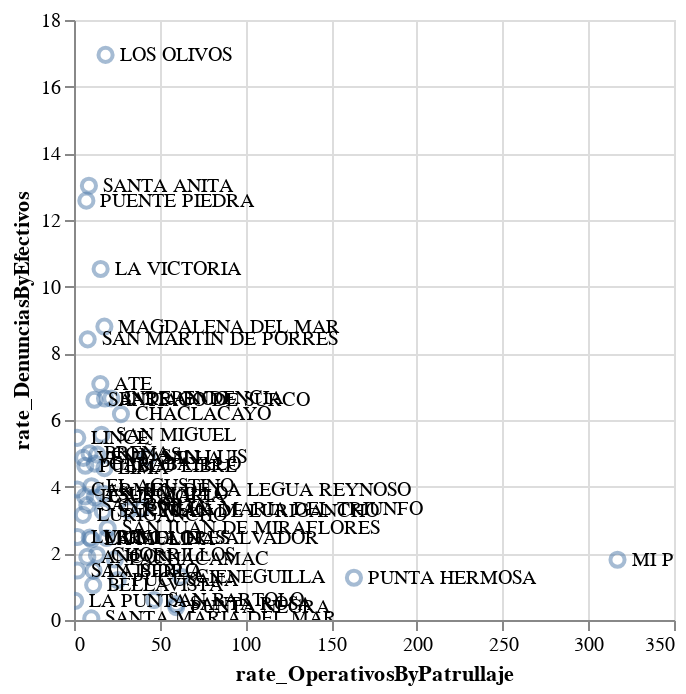

Source (notebook cell):
### Code cell
import warnings
warnings.filterwarnings("ignore")

import altair as alt

# Creación del gráfico de puntos con tamaño reducido y transparencia
points = alt.Chart(pnp).mark_point(size=50, opacity=0.5).encode(
    x='rate_OperativosByPatrullaje:Q',
    y='rate_DenunciasByEfectivos:Q'
).interactive()  # Habilitar interactividad para el gráfico

# Ajuste del texto para mejor visualización
text = points.mark_text(
    align='left',    # Alineación del texto a la izquierda
    baseline='middle',
    dx=7,            # Distancia horizontal para evitar traslapes con el punto
    fontSize=10,     # Ajuste del tamaño de fuente
).encode(
    text='DISTRITO'
)

points + text

### Figure 1 — Vega-Lite specification as saved in the notebook (floating-point values rounded to 4 significant figures)
{"config": {"view": {"continuousWidth": 300, "continuousHeight": 300}}, "layer": [{"mark": {"type": "point", "opacity": 0.5, "size": 50}, "encoding": {"x": {"field": "rate_OperativosByPatrullaje", "type": "quantitative"}, "y": {"field": "rate_DenunciasByEfectivos", "type": "quantitative"}}, "name": "view_3"}, {"mark": {"type": "text", "align": "left", "baseline": "middle", "dx": 7, "fontSize": 10}, "encoding": {"text": {"field": "DISTRITO", "type": "nominal"}, "x": {"field": "rate_OperativosByPatrullaje", "type": "quantitative"}, "y": {"field": "rate_DenunciasByEfectivos", "type": "quantitative"}}}], "data": {"name": "data-aec69d207ce3e9079658ec7ce72a71ee"}, "params": [{"name": "param_3", "select": {"type": "interval", "encodings": ["x", "y"]}, "bind": "scales", "views": ["view_3"]}], "$schema": "https://vega.github.io/schema/vega-lite/v5.8.0.json", "datasets": {"data-aec69d207ce3e9079658ec7ce72a71ee": [{"DISTRITO": "ANCON", "EFECTIVOS": 160, "PATRULLAJE": 74, "PROGRAMAS": 53, "OPERATIVOS": 576, "DENUNCIAS": 303, "rate_OperativosByPatrullaje": 7.784, "rate_DenunciasByEfectivos": 1.894}, {"DISTRITO": "ATE", "EFECTIVOS": 736, "PATRULLAJE": 246, "PROGRAMAS": 11959, "OPERATIVOS": 3779, "DENUNCIAS": 5210, "rate_OperativosByPatrullaje": 15.36, "rate_DenunciasByEfectivos": 7.079}, {"DISTRITO": "BARRANCO", "EFECTIVOS": 264, "PATRULLAJE": 62, "PROGRAMAS": 93, "OPERATIVOS": 1122, "DENUNCIAS": 1754, "rate_OperativosByPatrullaje": 18.1, "rate_DenunciasByEfectivos": 6.644}, {"DISTRITO": "BELLAVISTA", "EFECTIVOS": 315, "PATRULLAJE": 125, "PROGRAMAS": 216, "OPERATIVOS": 1399, "DENUNCIAS": 330, "rate_OperativosByPatrullaje": 11.19, "rate_DenunciasByEfectivos": 1.048}, {"DISTRITO": "BREÑA", "EFECTIVOS": 432, "PATRULLAJE": 231, "PROGRAMAS": 32, "OPERATIVOS": 2099, "DENUNCIAS": 2159, "rate_OperativosByPatrullaje": 9.087, "rate_DenunciasByEfectivos": 4.998}, {"DISTRITO": "CALLAO", "EFECTIVOS": 1892, "PATRULLAJE": 884, "PROGRAMAS": 282, "OPERATIVOS": 10735, "DENUNCIAS": 6962, "rate_OperativosByPatrullaje": 12.14, "rate_DenunciasByEfectivos": 3.68}, {"DISTRITO": "CARABAYLLO", "EFECTIVOS": 538, "PATRULLAJE": 221, "PROGRAMAS": 819, "OPERATIVOS": 2686, "DENUNCIAS": 2525, "rate_OperativosByPatrullaje": 12.15, "rate_DenunciasByEfectivos": 4.693}, {"DISTRITO": "CARMEN DE LA LEGUA REYNOSO", "EFECTIVOS": 151, "PATRULLAJE": 82, "PROGRAMAS": 3, "OPERATIVOS": 159, "DENUNCIAS": 591, "rate_OperativosByPatrullaje": 1.939, "rate_DenunciasByEfectivos": 3.914}, {"DISTRITO": "CHACLACAYO", "EFECTIVOS": 136, "PATRULLAJE": 34, "PROGRAMAS": 50, "OPERATIVOS": 931, "DENUNCIAS": 840, "rate_OperativosByPatrullaje": 27.38, "rate_DenunciasByEfectivos": 6.176}, {"DISTRITO": "CHORRILLOS", "EFECTIVOS": 794, "PATRULLAJE": 291, "PROGRAMAS": 211, "OPERATIVOS": 3893, "DENUNCIAS": 1548, "rate_OperativosByPatrullaje": 13.38, "rate_DenunciasByEfectivos": 1.95}, {"DISTRITO": "CIENEGUILLA", "EFECTIVOS": 134, "PATRULLAJE": 54, "PROGRAMAS": 78, "OPERATIVOS": 3368, "DENUNCIAS": 174, "rate_OperativosByPatrullaje": 62.37, "rate_DenunciasByEfectivos": 1.299}, {"DISTRITO": "COMAS", "EFECTIVOS": 934, "PATRULLAJE": 389, "PROGRAMAS": 275, "OPERATIVOS": 5264, "DENUNCIAS": 4634, "rate_OperativosByPatrullaje": 13.53, "rate_DenunciasByEfectivos": 4.961}, {"DISTRITO": "EL AGUSTINO", "EFECTIVOS": 707, "PATRULLAJE": 284, "PROGRAMAS": 167, "OPERATIVOS": 2907, "DENUNCIAS": 2837, "rate_OperativosByPatrullaje": 10.24, "rate_DenunciasByEfectivos": 4.013}, {"DISTRITO": "INDEPENDENCIA", "EFECTIVOS": 540, "PATRULLAJE": 217, "PROGRAMAS": 167, "OPERATIVOS": 4713, "DENUNCIAS": 3589, "rate_OperativosByPatrullaje": 21.72, "rate_DenunciasByEfectivos": 6.646}, {"DISTRITO": "JESUS MARIA", "EFECTIVOS": 190, "PATRULLAJE": 68, "PROGRAMAS": 17, "OPERATIVOS": 440, "DENUNCIAS": 705, "rate_OperativosByPatrullaje": 6.471, "rate_DenunciasByEfectivos": 3.711}, {"DISTRITO": "LA MOLINA", "EFECTIVOS": 385, "PATRULLAJE": 163, "PROGRAMAS": 254, "OPERATIVOS": 1653, "DENUNCIAS": 933, "rate_OperativosByPatrullaje": 10.14, "rate_DenunciasByEfectivos": 2.423}, {"DISTRITO": "LA PERLA", "EFECTIVOS": 166, "PATRULLAJE": 94, "PROGRAMAS": 12, "OPERATIVOS": 1069, "DENUNCIAS": 246, "rate_OperativosByPatrullaje": 11.37, "rate_DenunciasByEfectivos": 1.482}, {"DISTRITO": "LA PUNTA", "EFECTIVOS": 188, "PATRULLAJE": 52, "PROGRAMAS": 5, "OPERATIVOS": 37, "DENUNCIAS": 108, "rate_OperativosByPatrullaje": 0.7115, "rate_DenunciasByEfectivos": 0.5745}, {"DISTRITO": "LA VICTORIA", "EFECTIVOS": 675, "PATRULLAJE": 314, "PROGRAMAS": 123, "OPERATIVOS": 4878, "DENUNCIAS": 7108, "rate_OperativosByPatrullaje": 15.54, "rate_DenunciasByEfectivos": 10.53}, {"DISTRITO": "LIMA", "EFECTIVOS": 1779, "PATRULLAJE": 595, "PROGRAMAS": 386, "OPERATIVOS": 10560, "DENUNCIAS": 8101, "rate_OperativosByPatrullaje": 17.75, "rate_DenunciasByEfectivos": 4.554}, {"DISTRITO": "LINCE", "EFECTIVOS": 189, "PATRULLAJE": 125, "PROGRAMAS": 57, "OPERATIVOS": 239, "DENUNCIAS": 1033, "rate_OperativosByPatrullaje": 1.912, "rate_DenunciasByEfectivos": 5.466}, {"DISTRITO": "LOS OLIVOS", "EFECTIVOS": 890, "PATRULLAJE": 299, "PROGRAMAS": 111, "OPERATIVOS": 5505, "DENUNCIAS": 15087, "rate_OperativosByPatrullaje": 18.41, "rate_DenunciasByEfectivos": 16.95}, {"DISTRITO": "LURIGANCHO", "EFECTIVOS": 402, "PATRULLAJE": 123, "PROGRAMAS": 171, "OPERATIVOS": 636, "DENUNCIAS": 1267, "rate_OperativosByPatrullaje": 5.171, "rate_DenunciasByEfectivos": 3.152}, {"DISTRITO": "LURIN", "EFECTIVOS": 141, "PATRULLAJE": 49, "PROGRAMAS": 156, "OPERATIVOS": 98, "DENUNCIAS": 351, "rate_OperativosByPatrullaje": 2.0, "rate_DenunciasByEfectivos": 2.489}, {"DISTRITO": "MAGDALENA DEL MAR", "EFECTIVOS": 168, "PATRULLAJE": 59, "PROGRAMAS": 95, "OPERATIVOS": 1046, "DENUNCIAS": 1479, "rate_OperativosByPatrullaje": 17.73, "rate_DenunciasByEfectivos": 8.804}, {"DISTRITO": "MI PERU", "EFECTIVOS": 156, "PATRULLAJE": 40, "PROGRAMAS": 20, "OPERATIVOS": 12682, "DENUNCIAS": 282, "rate_OperativosByPatrullaje": 317.1, "rate_DenunciasByEfectivos": 1.808}, {"DISTRITO": "MIRAFLORES", "EFECTIVOS": 324, "PATRULLAJE": 187, "PROGRAMAS": 597, "OPERATIVOS": 1717, "DENUNCIAS": 800, "rate_OperativosByPatrullaje": 9.182, "rate_DenunciasByEfectivos": 2.469}, {"DISTRITO": "PACHACAMAC", "EFECTIVOS": 239, "PATRULLAJE": 143, "PROGRAMAS": 83, "OPERATIVOS": 3410, "DENUNCIAS": 435, "rate_OperativosByPatrullaje": 23.85, "rate_DenunciasByEfectivos": 1.82}, {"DISTRITO": "PUCUSANA", "EFECTIVOS": 70, "PATRULLAJE": 32, "PROGRAMAS": 76, "OPERATIVOS": 816, "DENUNCIAS": 84, "rate_OperativosByPatrullaje": 25.5, "rate_DenunciasByEfectivos": 1.2}, {"DISTRITO": "PUEBLO LIBRE", "EFECTIVOS": 174, "PATRULLAJE": 57, "PROGRAMAS": 77, "OPERATIVOS": 377, "DENUNCIAS": 805, "rate_OperativosByPatrullaje": 6.614, "rate_DenunciasByEfectivos": 4.626}, {"DISTRITO": "PUENTE PIEDRA", "EFECTIVOS": 652, "PATRULLAJE": 254, "PROGRAMAS": 254, "OPERATIVOS": 1831, "DENUNCIAS": 8202, "rate_OperativosByPatrullaje": 7.209, "rate_DenunciasByEfectivos": 12.58}, {"DISTRITO": "PUNTA HERMOSA", "EFECTIVOS": 112, "PATRULLAJE": 20, "PROGRAMAS": 16, "OPERATIVOS": 3266, "DENUNCIAS": 142, "rate_OperativosByPatrullaje": 163.3, "rate_DenunciasByEfectivos": 1.268}, {"DISTRITO": "PUNTA NEGRA", "EFECTIVOS": 85, "PATRULLAJE": 32, "PROGRAMAS": 6, "OPERATIVOS": 1909, "DENUNCIAS": 33, "rate_OperativosByPatrullaje": 59.66, "rate_DenunciasByEfectivos": 0.3882}, {"DISTRITO": "RIMAC", "EFECTIVOS": 835, "PATRULLAJE": 271, "PROGRAMAS": 383, "OPERATIVOS": 8654, "DENUNCIAS": 2747, "rate_OperativosByPatrullaje": 31.93, "rate_DenunciasByEfectivos": 3.29}, {"DISTRITO": "SAN BARTOLO", "EFECTIVOS": 140, "PATRULLAJE": 86, "PROGRAMAS": 17, "OPERATIVOS": 4016, "DENUNCIAS": 84, "rate_OperativosByPatrullaje": 46.7, "rate_DenunciasByEfectivos": 0.6}, {"DISTRITO": "SAN BORJA", "EFECTIVOS": 337, "PATRULLAJE": 130, "PROGRAMAS": 300, "OPERATIVOS": 1012, "DENUNCIAS": 1161, "rate_OperativosByPatrullaje": 7.785, "rate_DenunciasByEfectivos": 3.445}, {"DISTRITO": "SAN ISIDRO", "EFECTIVOS": 370, "PATRULLAJE": 213, "PROGRAMAS": 232, "OPERATIVOS": 410, "DENUNCIAS": 549, "rate_OperativosByPatrullaje": 1.925, "rate_DenunciasByEfectivos": 1.484}, {"DISTRITO": "SAN JUAN DE LURIGANCHO", "EFECTIVOS": 2788, "PATRULLAJE": 1013, "PROGRAMAS": 1254, "OPERATIVOS": 17050, "DENUNCIAS": 9079, "rate_OperativosByPatrullaje": 16.83, "rate_DenunciasByEfectivos": 3.256}, {"DISTRITO": "SAN JUAN DE MIRAFLORES", "EFECTIVOS": 659, "PATRULLAJE": 265, "PROGRAMAS": 255, "OPERATIVOS": 5206, "DENUNCIAS": 1814, "rate_OperativosByPatrullaje": 19.65, "rate_DenunciasByEfectivos": 2.753}, {"DISTRITO": "SAN LUIS", "EFECTIVOS": 291, "PATRULLAJE": 84, "PROGRAMAS": 267, "OPERATIVOS": 3582, "DENUNCIAS": 1419, "rate_OperativosByPatrullaje": 42.64, "rate_DenunciasByEfectivos": 4.876}, {"DISTRITO": "SAN MARTIN DE PORRES", "EFECTIVOS": 711, "PATRULLAJE": 202, "PROGRAMAS": 194, "OPERATIVOS": 1614, "DENUNCIAS": 5987, "rate_OperativosByPatrullaje": 7.99, "rate_DenunciasByEfectivos": 8.421}, {"DISTRITO": "SAN MIGUEL", "EFECTIVOS": 533, "PATRULLAJE": 372, "PROGRAMAS": 235, "OPERATIVOS": 5975, "DENUNCIAS": 2962, "rate_OperativosByPatrullaje": 16.06, "rate_DenunciasByEfectivos": 5.557}, {"DISTRITO": "SANTA ANITA", "EFECTIVOS": 289, "PATRULLAJE": 74, "PROGRAMAS": 122, "OPERATIVOS": 644, "DENUNCIAS": 3765, "rate_OperativosByPatrullaje": 8.703, "rate_DenunciasByEfectivos": 13.03}, {"DISTRITO": "SANTA MARIA DEL MAR", "EFECTIVOS": 60, "PATRULLAJE": 22, "PROGRAMAS": 20, "OPERATIVOS": 222, "DENUNCIAS": 3, "rate_OperativosByPatrullaje": 10.09, "rate_DenunciasByEfectivos": 0.05}, {"DISTRITO": "SANTA ROSA", "EFECTIVOS": 120, "PATRULLAJE": 42, "PROGRAMAS": 110, "OPERATIVOS": 2504, "DENUNCIAS": 57, "rate_OperativosByPatrullaje": 59.62, "rate_DenunciasByEfectivos": 0.475}, {"DISTRITO": "SANTIAGO DE SURCO", "EFECTIVOS": 587, "PATRULLAJE": 269, "PROGRAMAS": 241, "OPERATIVOS": 3199, "DENUNCIAS": 3879, "rate_OperativosByPatrullaje": 11.89, "rate_DenunciasByEfectivos": 6.608}, {"DISTRITO": "SURQUILLO", "EFECTIVOS": 231, "PATRULLAJE": 85, "PROGRAMAS": 34, "OPERATIVOS": 1469, "DENUNCIAS": 874, "rate_OperativosByPatrullaje": 17.28, "rate_DenunciasByEfectivos": 3.784}, {"DISTRITO": "VENTANILLA", "EFECTIVOS": 509, "PATRULLAJE": 198, "PROGRAMAS": 99, "OPERATIVOS": 1068, "DENUNCIAS": 2475, "rate_OperativosByPatrullaje": 5.394, "rate_DenunciasByEfectivos": 4.862}, {"DISTRITO": "VILLA EL SALVADOR", "EFECTIVOS": 436, "PATRULLAJE": 123, "PROGRAMAS": 110, "OPERATIVOS": 2339, "DENUNCIAS": 1072, "rate_OperativosByPatrullaje": 19.02, "rate_DenunciasByEfectivos": 2.459}, {"DISTRITO": "VILLA MARIA DEL TRIUNFO", "EFECTIVOS": 816, "PATRULLAJE": 347, "PROGRAMAS": 448, "OPERATIVOS": 13873, "DENUNCIAS": 2727, "rate_OperativosByPatrullaje": 39.98, "rate_DenunciasByEfectivos": 3.342}]}}
